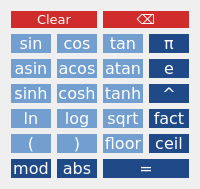
         <widget class="QWidget" name="tabSc">
          <attribute name="title">
           <string>Scientific</string>
          </attribute>
          <layout class="QGridLayout" name="gridLayout">
           <item row="0" column="0" colspan="2">
            <widget class="QPushButton" name="pushButton_sclr">
             <property name="sizePolicy">
              <sizepolicy hsizetype="Preferred" vsizetype="Preferred">
               <horstretch>0</horstretch>
               <verstretch>0</verstretch>
              </sizepolicy>
             </property>
             <property name="font">
              <font>
               <family>DejaVu Sans</family>
               <pointsize>10</pointsize>
               <weight>50</weight>
               <italic>false</italic>
               <bold>false</bold>
              </font>
             </property>
             <property name="styleSheet">
              <string notr="true">QPushButton 
{
	background-color:rgb(209, 44, 44);
	color:white;
	border:none;
	
	font: 10pt &quot;DejaVu Sans&quot;;
}
QPushButton:pressed
{
	background-color:rgb(214, 81, 81);
	color:black;
}


</string>
             </property>
             <property name="text">
              <string>Clear</string>
             </property>
            </widget>
           </item>
           <item row="0" column="2" colspan="2">
            <widget class="QPushButton" name="pushButton_sbs">
             <property name="sizePolicy">
              <sizepolicy hsizetype="Preferred" vsizetype="Preferred">
               <horstretch>0</horstretch>
               <verstretch>0</verstretch>
              </sizepolicy>
             </property>
             <property name="font">
              <font>
               <family>DejaVu Sans</family>
               <pointsize>10</pointsize>
               <weight>50</weight>
               <italic>false</italic>
               <bold>false</bold>
              </font>
             </property>
             <property name="styleSheet">
              <string notr="true">QPushButton 
{
	background-color:rgb(209, 44, 44);
	color:white;
	border:none;
	
	font: 10pt &quot;DejaVu Sans&quot;;
}
QPushButton:pressed
{
	background-color:rgb(214, 81, 81);
	color:black;
}


</string>
             </property>
             <property name="text">
              <string>⌫</string>
             </property>
            </widget>
           </item>
           <item row="1" column="0">
            <widget class="QPushButton" name="pushButton_sin">
             <property name="sizePolicy">
              <sizepolicy hsizetype="Preferred" vsizetype="Preferred">
               <horstretch>0</horstretch>
               <verstretch>0</verstretch>
              </sizepolicy>
             </property>
             <property name="font">
              <font>
               <family>DejaVu Sans</family>
               <pointsize>12</pointsize>
               <weight>50</weight>
               <italic>false</italic>
               <bold>false</bold>
              </font>
             </property>
             <property name="styleSheet">
              <string notr="true">QPushButton{
	background-color:rgb(114, 159, 207);
	color:white;
	border:none;
	
	font: 12pt &quot;DejaVu Sans&quot;;
}
QPushButton:pressed{
	background-color:rgb(32, 74, 135);
	color:black;
	border:none;
}</string>
             </property>
             <property name="text">
              <string>sin</string>
             </property>
            </widget>
           </item>
           <item row="1" column="1">
            <widget class="QPushButton" name="pushButton_cos">
             <property name="sizePolicy">
              <sizepolicy hsizetype="Preferred" vsizetype="Preferred">
               <horstretch>0</horstretch>
               <verstretch>0</verstretch>
              </sizepolicy>
             </property>
             <property name="font">
              <font>
               <family>DejaVu Sans</family>
               <pointsize>12</pointsize>
               <weight>50</weight>
               <italic>false</italic>
               <bold>false</bold>
              </font>
             </property>
             <property name="styleSheet">
              <string notr="true">QPushButton{
	background-color:rgb(114, 159, 207);
	color:white;
	border:none;
	
	font: 12pt &quot;DejaVu Sans&quot;;
}
QPushButton:pressed{
	background-color:rgb(32, 74, 135);
	color:black;
	border:none;
}</string>
             </property>
             <property name="text">
              <string>cos</string>
             </property>
            </widget>
           </item>
           <item row="1" column="2">
            <widget class="QPushButton" name="pushButton_tan">
             <property name="sizePolicy">
              <sizepolicy hsizetype="Preferred" vsizetype="Preferred">
               <horstretch>0</horstretch>
               <verstretch>0</verstretch>
              </sizepolicy>
             </property>
             <property name="font">
              <font>
               <family>DejaVu Sans</family>
               <pointsize>12</pointsize>
               <weight>50</weight>
               <italic>false</italic>
               <bold>false</bold>
              </font>
             </property>
             <property name="styleSheet">
              <string notr="true">QPushButton{
	background-color:rgb(114, 159, 207);
	color:white;
	border:none;
	
	font: 12pt &quot;DejaVu Sans&quot;;
}
QPushButton:pressed{
	background-color:rgb(32, 74, 135);
	color:black;
	border:none;
}</string>
             </property>
             <property name="text">
              <string>tan</string>
             </property>
            </widget>
           </item>
           <item row="1" column="3">
            <widget class="QPushButton" name="pushButton_pi">
             <property name="sizePolicy">
              <sizepolicy hsizetype="Preferred" vsizetype="Preferred">
               <horstretch>0</horstretch>
               <verstretch>0</verstretch>
              </sizepolicy>
             </property>
             <property name="font">
              <font>
               <family>DejaVu Sans</family>
               <pointsize>12</pointsize>
               <weight>50</weight>
               <italic>false</italic>
               <bold>false</bold>
              </font>
             </property>
             <property name="styleSheet">
              <string notr="true">QPushButton{
	background-color:rgb(32, 74, 135);
	color:white;
	border:none;
	
	font: 12pt &quot;DejaVu Sans&quot;;
}
QPushButton:pressed{
	background-color:rgb(114, 159, 207);
	color:black;
	border:none;
}</string>
             </property>
             <property name="text">
              <string>π</string>
             </property>
            </widget>
           </item>
           <item row="2" column="0">
            <widget class="QPushButton" name="pushButton_asin">
             <property name="sizePolicy">
              <sizepolicy hsizetype="Preferred" vsizetype="Preferred">
               <horstretch>0</horstretch>
               <verstretch>0</verstretch>
              </sizepolicy>
             </property>
             <property name="font">
              <font>
               <family>DejaVu Sans</family>
               <pointsize>12</pointsize>
               <weight>50</weight>
               <italic>false</italic>
               <bold>false</bold>
              </font>
             </property>
             <property name="styleSheet">
              <string notr="true">QPushButton{
	background-color:rgb(114, 159, 207);
	color:white;
	border:none;
	
	font: 12pt &quot;DejaVu Sans&quot;;
}
QPushButton:pressed{
	background-color:rgb(32, 74, 135);
	color:black;
	border:none;
}</string>
             </property>
             <property name="text">
              <string>asin</string>
             </property>
            </widget>
           </item>
           <item row="2" column="1">
            <widget class="QPushButton" name="pushButton_acos">
             <property name="sizePolicy">
              <sizepolicy hsizetype="Preferred" vsizetype="Preferred">
               <horstretch>0</horstretch>
               <verstretch>0</verstretch>
              </sizepolicy>
             </property>
             <property name="font">
              <font>
               <family>DejaVu Sans</family>
               <pointsize>12</pointsize>
               <weight>50</weight>
               <italic>false</italic>
               <bold>false</bold>
              </font>
             </property>
             <property name="styleSheet">
              <string notr="true">QPushButton{
	background-color:rgb(114, 159, 207);
	color:white;
	border:none;
	
	font: 12pt &quot;DejaVu Sans&quot;;
}
QPushButton:pressed{
	background-color:rgb(32, 74, 135);
	color:black;
	border:none;
}</string>
             </property>
             <property name="text">
              <string>acos</string>
             </property>
            </widget>
           </item>
           <item row="2" column="2">
            <widget class="QPushButton" name="pushButton_atan">
             <property name="sizePolicy">
              <sizepolicy hsizetype="Preferred" vsizetype="Preferred">
               <horstretch>0</horstretch>
               <verstretch>0</verstretch>
              </sizepolicy>
             </property>
             <property name="font">
              <font>
               <family>DejaVu Sans</family>
               <pointsize>12</pointsize>
               <weight>50</weight>
               <italic>false</italic>
               <bold>false</bold>
              </font>
             </property>
             <property name="styleSheet">
              <string notr="true">QPushButton{
	background-color:rgb(114, 159, 207);
	color:white;
	border:none;
	
	font: 12pt &quot;DejaVu Sans&quot;;
}
QPushButton:pressed{
	background-color:rgb(32, 74, 135);
	color:black;
	border:none;
}</string>
             </property>
             <property name="text">
              <string>atan</string>
             </property>
            </widget>
           </item>
           <item row="2" column="3">
            <widget class="QPushButton" name="pushButton_e">
             <property name="sizePolicy">
              <sizepolicy hsizetype="Preferred" vsizetype="Preferred">
               <horstretch>0</horstretch>
               <verstretch>0</verstretch>
              </sizepolicy>
             </property>
             <property name="font">
              <font>
               <family>DejaVu Sans</family>
               <pointsize>12</pointsize>
               <weight>50</weight>
               <italic>false</italic>
               <bold>false</bold>
              </font>
             </property>
             <property name="styleSheet">
              <string notr="true">QPushButton{
	background-color:rgb(32, 74, 135);
	color:white;
	border:none;
	
	font: 12pt &quot;DejaVu Sans&quot;;
}
QPushButton:pressed{
	background-color:rgb(114, 159, 207);
	color:black;
	border:none;
}</string>
             </property>
             <property name="text">
              <string>e</string>
             </property>
            </widget>
           </item>
           <item row="3" column="0">
            <widget class="QPushButton" name="pushButton_sinh">
             <property name="sizePolicy">
              <sizepolicy hsizetype="Preferred" vsizetype="Preferred">
               <horstretch>0</horstretch>
               <verstretch>0</verstretch>
              </sizepolicy>
             </property>
             <property name="font">
              <font>
               <family>DejaVu Sans</family>
               <pointsize>12</pointsize>
               <weight>50</weight>
               <italic>false</italic>
               <bold>false</bold>
              </font>
             </property>
             <property name="styleSheet">
              <string notr="true">QPushButton{
	background-color:rgb(114, 159, 207);
	color:white;
	border:none;
	
	font: 12pt &quot;DejaVu Sans&quot;;
}
QPushButton:pressed{
	background-color:rgb(32, 74, 135);
	color:black;
	border:none;
}</string>
             </property>
             <property name="text">
              <string>sinh</string>
             </property>
            </widget>
           </item>
           <item row="3" column="1">
            <widget class="QPushButton" name="pushButton_cosh">
             <property name="sizePolicy">
              <sizepolicy hsizetype="Preferred" vsizetype="Preferred">
               <horstretch>0</horstretch>
               <verstretch>0</verstretch>
              </sizepolicy>
             </property>
             <property name="font">
              <font>
               <family>DejaVu Sans</family>
               <pointsize>12</pointsize>
               <weight>50</weight>
               <italic>false</italic>
               <bold>false</bold>
              </font>
             </property>
             <property name="styleSheet">
              <string notr="true">QPushButton{
	background-color:rgb(114, 159, 207);
	color:white;
	border:none;
	
	font: 12pt &quot;DejaVu Sans&quot;;
}
QPushButton:pressed{
	background-color:rgb(32, 74, 135);
	color:black;
	border:none;
}</string>
             </property>
             <property name="text">
              <string>cosh</string>
             </property>
            </widget>
           </item>
           <item row="3" column="2">
            <widget class="QPushButton" name="pushButton_tanh">
             <property name="sizePolicy">
              <sizepolicy hsizetype="Preferred" vsizetype="Preferred">
               <horstretch>0</horstretch>
               <verstretch>0</verstretch>
              </sizepolicy>
             </property>
             <property name="font">
              <font>
               <family>DejaVu Sans</family>
               <pointsize>12</pointsize>
               <weight>50</weight>
               <italic>false</italic>
               <bold>false</bold>
              </font>
             </property>
             <property name="styleSheet">
              <string notr="true">QPushButton{
	background-color:rgb(114, 159, 207);
	color:white;
	border:none;
	
	font: 12pt &quot;DejaVu Sans&quot;;
}
QPushButton:pressed{
	background-color:rgb(32, 74, 135);
	color:black;
	border:none;
}</string>
             </property>
             <property name="text">
              <string>tanh</string>
             </property>
            </widget>
           </item>
           <item row="3" column="3">
            <widget class="QPushButton" name="pushButton_pow">
             <property name="sizePolicy">
              <sizepolicy hsizetype="Preferred" vsizetype="Preferred">
               <horstretch>0</horstretch>
               <verstretch>0</verstretch>
              </sizepolicy>
             </property>
             <property name="font">
              <font>
               <family>DejaVu Sans</family>
               <pointsize>12</pointsize>
               <weight>50</weight>
               <italic>false</italic>
               <bold>false</bold>
              </font>
             </property>
             <property name="styleSheet">
              <string notr="true">QPushButton{
	background-color:rgb(32, 74, 135);
	color:white;
	border:none;
	
	font: 12pt &quot;DejaVu Sans&quot;;
}
QPushButton:pressed{
	background-color:rgb(114, 159, 207);
	color:black;
	border:none;
}</string>
             </property>
             <property name="text">
              <string>^</string>
             </property>
            </widget>
           </item>
           <item row="4" column="0">
            <widget class="QPushButton" name="pushButton_ln">
             <property name="sizePolicy">
              <sizepolicy hsizetype="Preferred" vsizetype="Preferred">
               <horstretch>0</horstretch>
               <verstretch>0</verstretch>
              </sizepolicy>
             </property>
             <property name="font">
              <font>
               <family>DejaVu Sans</family>
               <pointsize>12</pointsize>
               <weight>50</weight>
               <italic>false</italic>
               <bold>false</bold>
              </font>
             </property>
             <property name="styleSheet">
              <string notr="true">QPushButton{
	background-color:rgb(114, 159, 207);
	color:white;
	border:none;
	
	font: 12pt &quot;DejaVu Sans&quot;;
}
QPushButton:pressed{
	background-color:rgb(32, 74, 135);
	color:black;
	border:none;
}</string>
             </property>
             <property name="text">
              <string>ln</string>
             </property>
            </widget>
           </item>
           <item row="4" column="1">
            <widget class="QPushButton" name="pushButton_log_2">
             <property name="sizePolicy">
              <sizepolicy hsizetype="Preferred" vsizetype="Preferred">
               <horstretch>0</horstretch>
               <verstretch>0</verstretch>
              </sizepolicy>
             </property>
             <property name="font">
              <font>
               <family>DejaVu Sans</family>
               <pointsize>12</pointsize>
               <weight>50</weight>
               <italic>false</italic>
               <bold>false</bold>
              </font>
             </property>
             <property name="styleSheet">
              <string notr="true">QPushButton{
	background-color:rgb(114, 159, 207);
	color:white;
	border:none;
	
	font: 12pt &quot;DejaVu Sans&quot;;
}
QPushButton:pressed{
	background-color:rgb(32, 74, 135);
	color:black;
	border:none;
}</string>
             </property>
             <property name="text">
              <string>log</string>
             </property>
            </widget>
           </item>
           <item row="4" column="2">
            <widget class="QPushButton" name="pushButton_sqrt">
             <property name="sizePolicy">
              <sizepolicy hsizetype="Preferred" vsizetype="Preferred">
               <horstretch>0</horstretch>
               <verstretch>0</verstretch>
              </sizepolicy>
             </property>
             <property name="font">
              <font>
               <family>DejaVu Sans</family>
               <pointsize>12</pointsize>
               <weight>50</weight>
               <italic>false</italic>
               <bold>false</bold>
              </font>
             </property>
             <property name="styleSheet">
              <string notr="true">QPushButton{
	background-color:rgb(114, 159, 207);
	color:white;
	border:none;
	
	font: 12pt &quot;DejaVu Sans&quot;;
}
QPushButton:pressed{
	background-color:rgb(32, 74, 135);
	color:black;
	border:none;
}</string>
             </property>
             <property name="text">
              <string>sqrt</string>
             </property>
            </widget>
           </item>
           <item row="4" column="3">
            <widget class="QPushButton" name="pushButton_fact">
             <property name="sizePolicy">
              <sizepolicy hsizetype="Preferred" vsizetype="Preferred">
               <horstretch>0</horstretch>
               <verstretch>0</verstretch>
              </sizepolicy>
             </property>
             <property name="font">
              <font>
               <family>DejaVu Sans</family>
               <pointsize>12</pointsize>
               <weight>50</weight>
               <italic>false</italic>
               <bold>false</bold>
              </font>
             </property>
             <property name="styleSheet">
              <string notr="true">QPushButton{
	background-color:rgb(32, 74, 135);
	color:white;
	border:none;
	
	font: 12pt &quot;DejaVu Sans&quot;;
}
QPushButton:pressed{
	background-color:rgb(114, 159, 207);
	color:black;
	border:none;
}</string>
             </property>
             <property name="text">
              <string>fact</string>
             </property>
            </widget>
           </item>
           <item row="5" column="0">
            <widget class="QPushButton" name="pushButton_sob">
             <property name="sizePolicy">
              <sizepolicy hsizetype="Preferred" vsizetype="Preferred">
               <horstretch>0</horstretch>
               <verstretch>0</verstretch>
              </sizepolicy>
             </property>
             <property name="font">
              <font>
               <family>DejaVu Sans</family>
               <pointsize>12</pointsize>
               <weight>50</weight>
               <italic>false</italic>
               <bold>false</bold>
              </font>
             </property>
             <property name="styleSheet">
              <string notr="true">QPushButton{
	background-color:rgb(114, 159, 207);
	color:white;
	border:none;
	
	font: 12pt &quot;DejaVu Sans&quot;;
}
QPushButton:pressed{
	background-color:rgb(32, 74, 135);
	color:black;
	border:none;
}</string>
             </property>
             <property name="text">
              <string>(</string>
             </property>
            </widget>
           </item>
           <item row="5" column="1">
            <widget class="QPushButton" name="pushButton_scb">
             <property name="sizePolicy">
              <sizepolicy hsizetype="Preferred" vsizetype="Preferred">
               <horstretch>0</horstretch>
               <verstretch>0</verstretch>
              </sizepolicy>
             </property>
             <property name="font">
              <font>
               <family>DejaVu Sans</family>
               <pointsize>12</pointsize>
               <weight>50</weight>
               <italic>false</italic>
               <bold>false</bold>
              </font>
             </property>
             <property name="styleSheet">
              <string notr="true">QPushButton{
	background-color:rgb(114, 159, 207);
	color:white;
	border:none;
	
	font: 12pt &quot;DejaVu Sans&quot;;
}
QPushButton:pressed{
	background-color:rgb(32, 74, 135);
	color:black;
	border:none;
}</string>
             </property>
             <property name="text">
              <string>)</string>
             </property>
            </widget>
           </item>
           <item row="5" column="2">
            <widget class="QPushButton" name="pushButton_flr">
             <property name="sizePolicy">
              <sizepolicy hsizetype="Preferred" vsizetype="Preferred">
               <horstretch>0</horstretch>
               <verstretch>0</verstretch>
              </sizepolicy>
             </property>
             <property name="font">
              <font>
               <family>DejaVu Sans</family>
               <pointsize>12</pointsize>
               <weight>50</weight>
               <italic>false</italic>
               <bold>false</bold>
              </font>
             </property>
             <property name="styleSheet">
              <string notr="true">QPushButton{
	background-color:rgb(114, 159, 207);
	color:white;
	border:none;
	
	font: 12pt &quot;DejaVu Sans&quot;;
}
QPushButton:pressed{
	background-color:rgb(32, 74, 135);
	color:black;
	border:none;
}</string>
             </property>
             <property name="text">
              <string>floor</string>
             </property>
            </widget>
           </item>
           <item row="5" column="3">
            <widget class="QPushButton" name="pushButton_ceil">
             <property name="sizePolicy">
              <sizepolicy hsizetype="Preferred" vsizetype="Preferred">
               <horstretch>0</horstretch>
               <verstretch>0</verstretch>
              </sizepolicy>
             </property>
             <property name="font">
              <font>
               <family>DejaVu Sans</family>
               <pointsize>12</pointsize>
               <weight>50</weight>
               <italic>false</italic>
               <bold>false</bold>
              </font>
             </property>
             <property name="styleSheet">
              <string notr="true">QPushButton{
	background-color:rgb(32, 74, 135);
	color:white;
	border:none;
	
	font: 12pt &quot;DejaVu Sans&quot;;
}
QPushButton:pressed{
	background-color:rgb(114, 159, 207);
	color:black;
	border:none;
}</string>
             </property>
             <property name="text">
              <string>ceil</string>
             </property>
            </widget>
           </item>
           <item row="6" column="0">
            <widget class="QPushButton" name="pushButton_mod">
             <property name="sizePolicy">
              <sizepolicy hsizetype="Preferred" vsizetype="Preferred">
               <horstretch>0</horstretch>
               <verstretch>0</verstretch>
              </sizepolicy>
             </property>
             <property name="font">
              <font>
               <family>DejaVu Sans</family>
               <pointsize>12</pointsize>
               <weight>50</weight>
               <italic>false</italic>
               <bold>false</bold>
              </font>
             </property>
             <property name="styleSheet">
              <string notr="true">QPushButton{
	background-color:rgb(32, 74, 135);
	color:white;
	border:none;
	
	font: 12pt &quot;DejaVu Sans&quot;;
}
QPushButton:pressed{
	background-color:rgb(114, 159, 207);
	color:black;
	border:none;
}</string>
             </property>
             <property name="text">
              <string>mod</string>
             </property>
            </widget>
           </item>
           <item row="6" column="1">
            <widget class="QPushButton" name="pushButton_abs">
             <property name="sizePolicy">
              <sizepolicy hsizetype="Preferred" vsizetype="Preferred">
               <horstretch>0</horstretch>
               <verstretch>0</verstretch>
              </sizepolicy>
             </property>
             <property name="font">
              <font>
               <family>DejaVu Sans</family>
               <pointsize>12</pointsize>
               <weight>50</weight>
               <italic>false</italic>
               <bold>false</bold>
              </font>
             </property>
             <property name="styleSheet">
              <string notr="true">QPushButton{
	background-color:rgb(32, 74, 135);
	color:white;
	border:none;
	
	font: 12pt &quot;DejaVu Sans&quot;;
}
QPushButton:pressed{
	background-color:rgb(114, 159, 207);
	color:black;
	border:none;
}</string>
             </property>
             <property name="text">
              <string>abs</string>
             </property>
            </widget>
           </item>
           <item row="6" column="2" colspan="2">
            <widget class="QPushButton" name="pushButton_seql">
             <property name="sizePolicy">
              <sizepolicy hsizetype="Preferred" vsizetype="Preferred">
               <horstretch>0</horstretch>
               <verstretch>0</verstretch>
              </sizepolicy>
             </property>
             <property name="font">
              <font>
               <family>DejaVu Sans</family>
               <pointsize>12</pointsize>
               <weight>50</weight>
               <italic>false</italic>
               <bold>false</bold>
              </font>
             </property>
             <property name="styleSheet">
              <string notr="true">QPushButton{
	background-color:rgb(32, 74, 135);
	color:white;
	border:none;
	
	font: 12pt &quot;DejaVu Sans&quot;;
}
QPushButton:pressed{
	background-color:rgb(114, 159, 207);
	color:black;
	border:none;
}</string>
             </property>
             <property name="text">
              <string>=</string>
             </property>
            </widget>
           </item>
          </layout>
         </widget>
